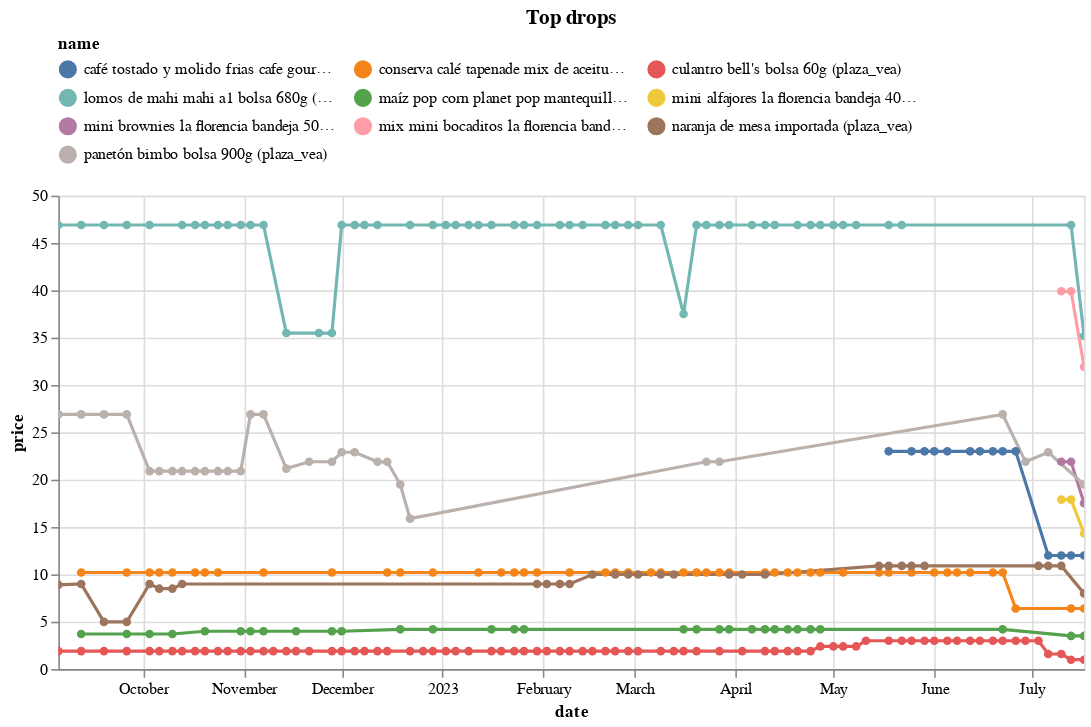

The notebook cell this image was saved under:
### Code cell
(top_changes
 .sort_values('change')
 .head(10)
 .pipe(plot_changes, 'Top drops')
)

### Figure 1 — Vega-Lite specification as saved in the notebook (floating-point values rounded to 4 significant figures; data arrays with more than 128 entries replaced by an {"elided": "..."} marker saying what was removed)
{"config": {"view": {"continuousWidth": 300, "continuousHeight": 300}, "legend": {"columns": 3, "orient": "top"}}, "data": {"name": "data-60903d11cfa9c05126d53da09874f152"}, "mark": {"type": "line", "point": true}, "encoding": {"color": {"field": "name", "scale": {"domain": ["café tostado y molido frias cafe gourmet 250 gr (plaza_vea)", "conserva calé tapenade mix de aceitunas frasco 185g (plaza_vea)", "culantro bell's bolsa 60g (plaza_vea)", "lomos de mahi mahi a1 bolsa 680g (plaza_vea)", "maíz pop corn planet pop mantequilla bolsa 85g (plaza_vea)", "mini alfajores la florencia bandeja 40un (plaza_vea)", "mini brownies la florencia bandeja 50un (plaza_vea)", "mix mini bocaditos la florencia bandeja 46un (plaza_vea)", "naranja de mesa importada (plaza_vea)", "panetón bimbo bolsa 900g (plaza_vea)"]}, "type": "nominal"}, "tooltip": [{"field": "name", "type": "nominal"}, {"field": "price", "type": "quantitative"}, {"field": "last_price", "type": "quantitative"}], "x": {"field": "date", "type": "temporal"}, "y": {"field": "price", "type": "quantitative"}}, "params": [{"name": "param_3", "select": {"type": "point", "fields": ["name"]}, "bind": "legend"}, {"name": "param_4", "select": {"type": "interval", "encodings": ["x", "y"]}, "bind": "scales"}], "title": "Top drops", "transform": [{"filter": {"param": "param_3"}}], "width": 650, "$schema": "https://vega.github.io/schema/vega-lite/v5.8.0.json", "datasets": {"data-60903d11cfa9c05126d53da09874f152": {"elided": "296 records"}}}
